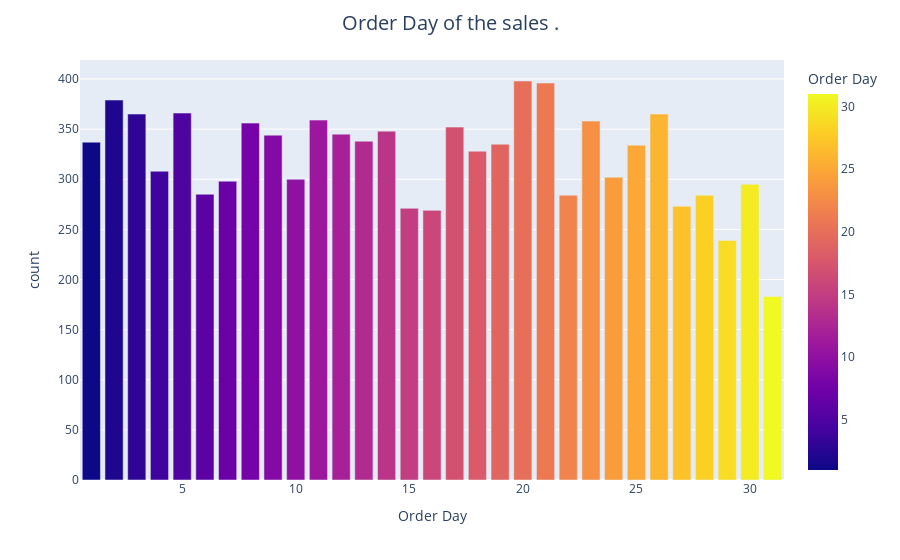

Notebook cell for this chart:
### Code cell
fig = px.bar(df['Order Day'].value_counts().reset_index(), y='count', x='Order Day',color='Order Day',color_discrete_sequence=night)
fig.update_layout(
    title="Order Day of the sales .",
    title_x=0.5,  # Centers the title
    title_font=dict(size=20)  # Changes the font size
)
fig.show()

### Figure 1 — Plotly figure (JSON) as saved in the notebook; plotly's stock layout.template omitted (floating-point values rounded to 4 significant figures)
{"data": [{"alignmentgroup": "True", "hovertemplate": "Order Day=%{marker.color}<br>count=%{y}<extra></extra>", "legendgroup": "", "marker": {"color": [20, 21, 2, 5, 3, 26, 11, 23, 8, 17, 14, 12, 9, 13, 1, 19, 25, 18, 4, 24, 10, 7, 30, 6, 22, 28, 27, 15, 16, 29, 31], "coloraxis": "coloraxis", "pattern": {"shape": ""}}, "name": "", "offsetgroup": "", "orientation": "v", "showlegend": false, "textposition": "auto", "type": "bar", "x": [20, 21, 2, 5, 3, 26, 11, 23, 8, 17, 14, 12, 9, 13, 1, 19, 25, 18, 4, 24, 10, 7, 30, 6, 22, 28, 27, 15, 16, 29, 31], "xaxis": "x", "y": [398, 396, 379, 366, 365, 365, 359, 358, 356, 352, 348, 345, 344, 338, 337, 335, 334, 328, 308, 302, 300, 298, 295, 285, 284, 284, 273, 271, 269, 239, 183], "yaxis": "y"}], "layout": {"barmode": "relative", "coloraxis": {"colorbar": {"title": {"text": "Order Day"}}, "colorscale": [[0, "#0d0887"], [0.1111, "#46039f"], [0.2222, "#7201a8"], [0.3333, "#9c179e"], [0.4444, "#bd3786"], [0.5556, "#d8576b"], [0.6667, "#ed7953"], [0.7778, "#fb9f3a"], [0.8889, "#fdca26"], [1, "#f0f921"]]}, "legend": {"tracegroupgap": 0}, "margin": {"t": 60}, "title": {"font": {"size": 20}, "text": "Order Day of the sales .", "x": 0.5}, "xaxis": {"anchor": "y", "domain": [0, 1], "title": {"text": "Order Day"}}, "yaxis": {"anchor": "x", "domain": [0, 1], "title": {"text": "count"}}}}
